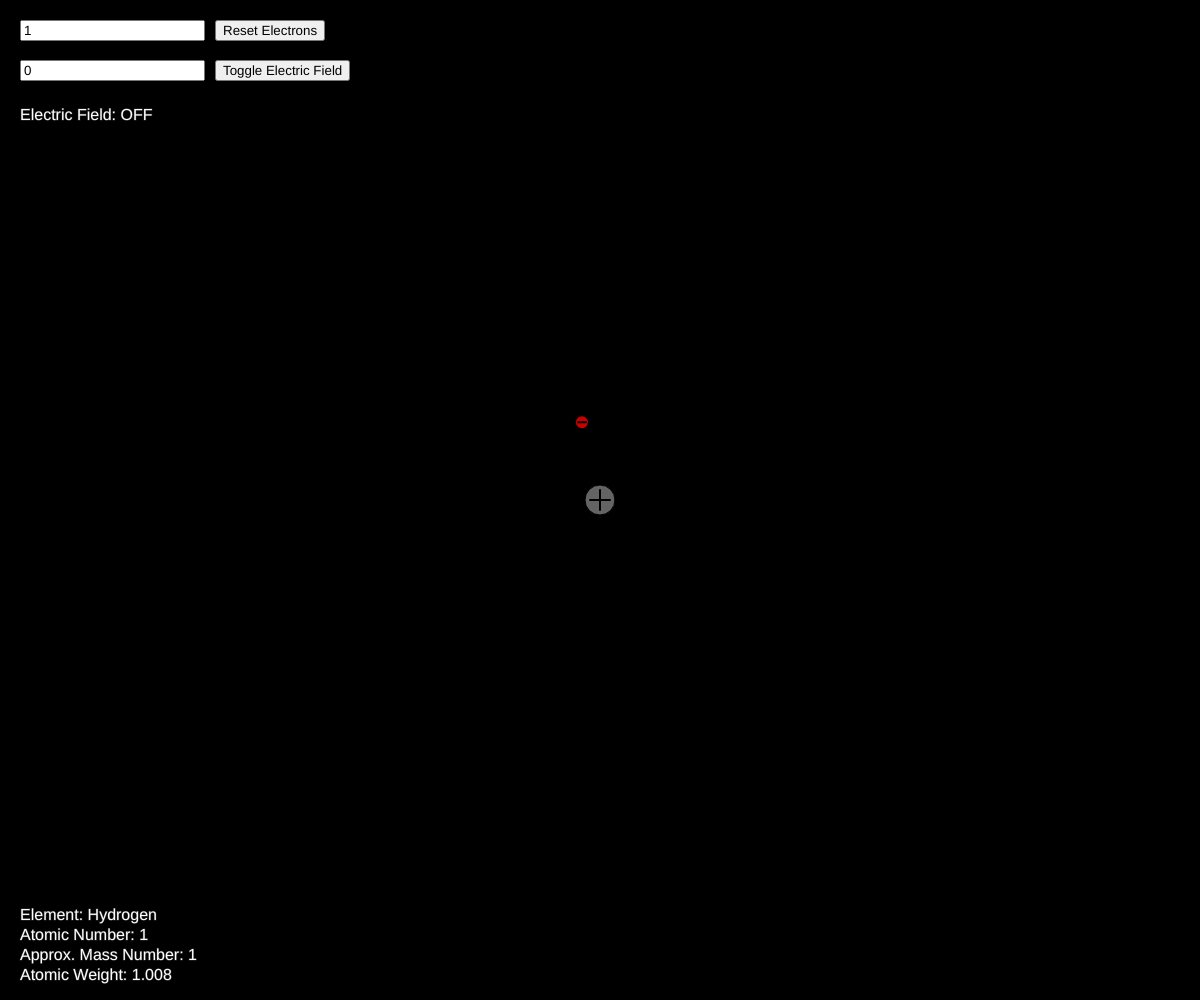
Frame 1 (no input)
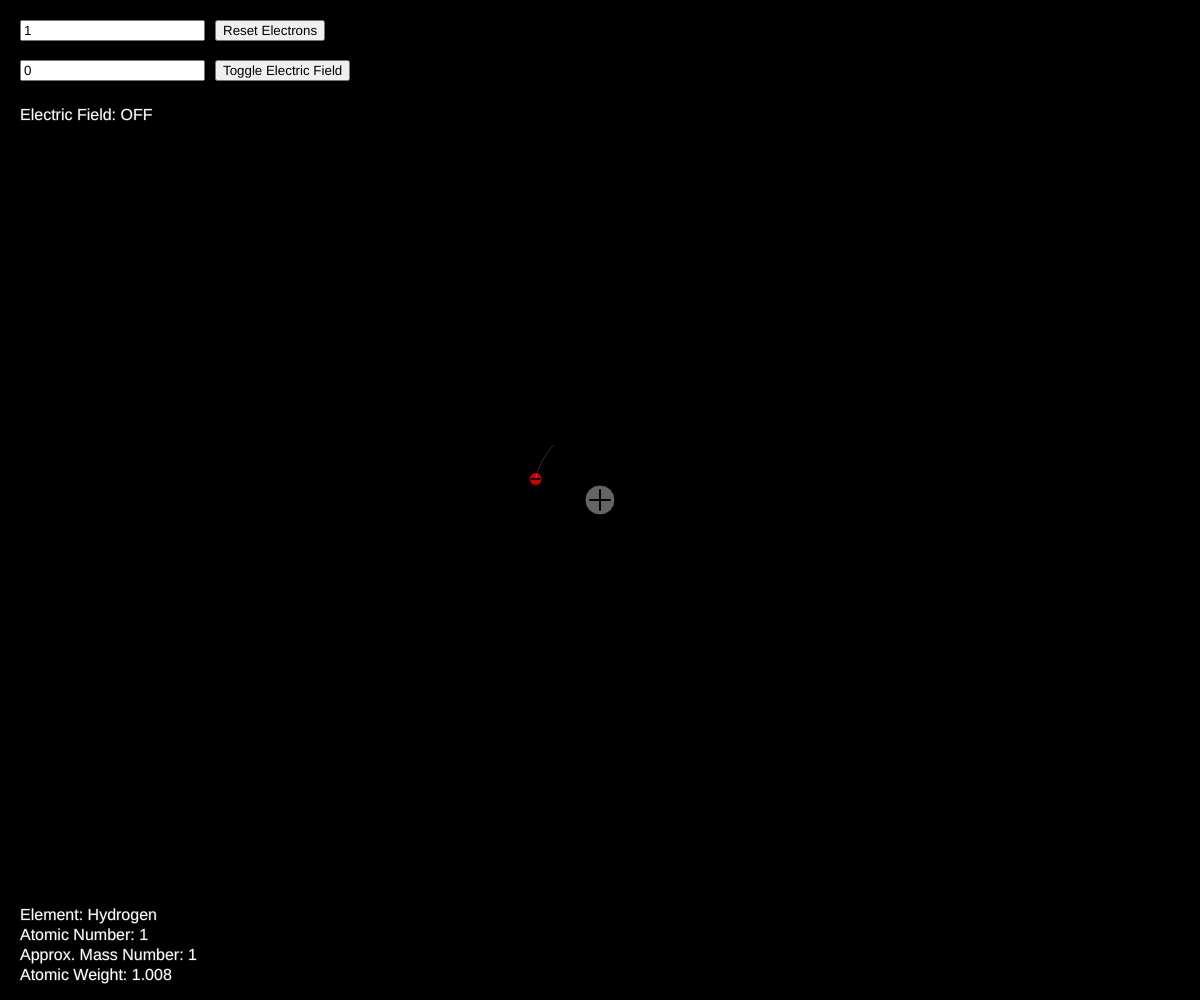
Frame 60 (no input)
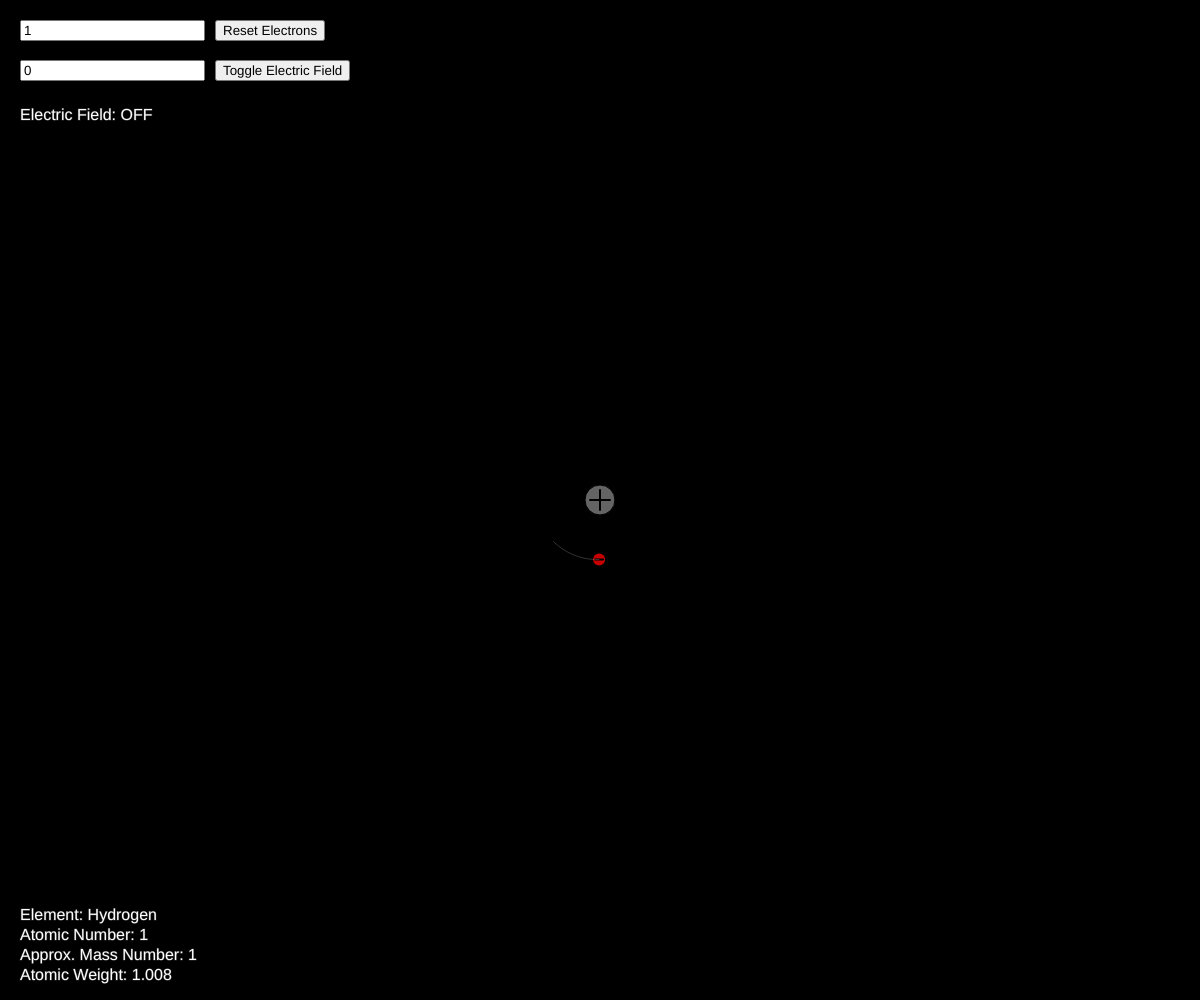
Frame 120 (the mouse pressed at the canvas centre since frame 60)

The p5.js sketch that drew these frames (run headless with seeded random() and noise() and a simulated clock; from frame 60 on, the mouse is pressed at the canvas centre):

// p5.js sketch
// ── sketch.js
let nucleus;
let initialOrbitRadii = [80, 180, 280, 380, 480]; // Radii for shells 1 to 5
let numElectrons = 1; // Initial value
let electrons = [];
let electronInput;
let resetButton;
const MAX_ELECTRONS = 118; // Define the maximum number of electrons
let elementData = []; // Array to store element information
let warningMessage = "";
const MIN_NUCLEUS_RADIUS = 30; // Minimum radius for the nucleus
const MAX_NUCLEUS_RADIUS = 60; // Maximum radius for the nucleus

// Global variables for Electric Field
let electricFieldStrength = 0; // 0 means no field, positive/negative for direction
let electricFieldInput;
let electricFieldToggle;
let fieldActive = false; // To toggle the field on/off
const MAX_EFFECTIVE_ELECTRIC_FIELD_STRENGTH = 1.0; // The maximum value the *effective* strength can be

function preload() {
    // Basic element data (you can expand this with more accurate mass numbers)
    elementData = [
        { name: "Hydrogen", symbol: "H", atomicNumber: 1, atomicWeight: 1.008, massNumber: 1 },
        { name: "Helium", symbol: "He", atomicNumber: 2, atomicWeight: 4.0026, massNumber: 4 },
        { name: "Lithium", symbol: "Li", atomicNumber: 3, atomicWeight: 6.94, massNumber: 7 },
        { name: "Beryllium", symbol: "Be", atomicNumber: 4, atomicWeight: 9.0122, massNumber: 9 },
        { name: "Boron", symbol: "B", atomicNumber: 5, atomicWeight: 10.81, massNumber: 11 },
        { name: "Carbon", symbol: "C", atomicNumber: 6, atomicWeight: 12.011, massNumber: 12 },
        { name: "Nitrogen", symbol: "N", atomicNumber: 7, atomicWeight: 14.007, massNumber: 14 },
        { name: "Oxygen", symbol: "O", atomicNumber: 8, atomicWeight: 15.999, massNumber: 16 },
        { name: "Fluorine", symbol: "F", atomicNumber: 9, atomicWeight: 18.998, massNumber: 19 },
        { name: "Neon", symbol: "Ne", atomicNumber: 10, atomicWeight: 20.180, massNumber: 20 },
        { name: "Sodium", symbol: "Na", atomicNumber: 11, atomicWeight: 22.990, massNumber: 23 },
        { name: "Magnesium", symbol: "Mg", atomicNumber: 12, atomicWeight: 24.305, massNumber: 24 },
        { name: "Aluminum", symbol: "Al", atomicNumber: 13, atomicWeight: 26.982, massNumber: 27 },
        { name: "Silicon", symbol: "Si", atomicNumber: 14, atomicWeight: 28.085, massNumber: 28 },
        { name: "Phosphorus", symbol: "P", atomicNumber: 15, atomicWeight: 30.974, massNumber: 31 },
        { name: "Sulfur", symbol: "S", atomicNumber: 16, atomicWeight: 32.06, massNumber: 32 },
        { name: "Chlorine", symbol: "Cl", atomicNumber: 17, atomicWeight: 35.45, massNumber: 35 },
        { name: "Argon", symbol: "Ar", atomicNumber: 18, atomicWeight: 39.948, massNumber: 40 },
        { name: "Potassium", symbol: "K", atomicNumber: 19, atomicWeight: 39.098, massNumber: 39 },
        { name: "Calcium", symbol: "Ca", atomicNumber: 20, atomicWeight: 40.078, massNumber: 40 },
        { name: "Scandium", symbol: "Sc", atomicNumber: 21, atomicWeight: 44.956, massNumber: 45 },
        { name: "Titanium", symbol: "Ti", atomicNumber: 22, atomicWeight: 47.867, massNumber: 48 },
        { name: "Vanadium", symbol: "V", atomicNumber: 23, atomicWeight: 50.942, massNumber: 51 },
        { name: "Chromium", symbol: "Cr", atomicNumber: 24, atomicWeight: 51.996, massNumber: 52 },
        { name: "Manganese", symbol: "Mn", atomicNumber: 25, atomicWeight: 54.938, massNumber: 55 },
        { name: "Iron", symbol: "Fe", atomicNumber: 26, atomicWeight: 55.845, massNumber: 56 },
        { name: "Cobalt", symbol: "Co", atomicNumber: 27, atomicWeight: 58.933, massNumber: 59 },
        { name: "Nickel", symbol: "Ni", atomicNumber: 28, atomicWeight: 58.693, massNumber: 59 },
        { name: "Copper", symbol: "Cu", atomicNumber: 29, atomicWeight: 63.546, massNumber: 63 },
        { name: "Zinc", symbol: "Zn", atomicNumber: 30, atomicWeight: 65.38, massNumber: 64 },
        { name: "Gallium", symbol: "Ga", atomicNumber: 31, atomicWeight: 69.723, massNumber: 70 },
        { name: "Germanium", symbol: "Ge", atomicNumber: 32, atomicWeight: 72.63, massNumber: 73 },
        { name: "Arsenic", symbol: "As", atomicNumber: 33, atomicWeight: 74.922, massNumber: 75 },
        { name: "Selenium", symbol: "Se", atomicNumber: 34, atomicWeight: 78.971, massNumber: 80 },
        { name: "Bromine", symbol: "Br", atomicNumber: 35, atomicWeight: 79.904, massNumber: 79 },
        { name: "Krypton", symbol: "Kr", atomicNumber: 36, atomicWeight: 83.798, massNumber: 84 },
        { name: "Rubidium", symbol: "Rb", atomicNumber: 37, atomicWeight: 85.468, massNumber: 85 },
        { name: "Strontium", symbol: "Sr", atomicNumber: 38, atomicWeight: 87.62, massNumber: 88 },
        { name: "Yttrium", symbol: "Y", atomicNumber: 39, atomicWeight: 88.906, massNumber: 89 },
        { name: "Zirconium", symbol: "Zr", atomicNumber: 40, atomicWeight: 91.224, massNumber: 90 },
        { name: "Niobium", symbol: "Nb", atomicNumber: 41, atomicWeight: 92.906, massNumber: 93 },
        { name: "Molybdenum", symbol: "Mo", atomicNumber: 42, atomicWeight: 95.96, massNumber: 98 },
        { name: "Technetium", symbol: "Tc", atomicNumber: 43, atomicWeight: 98, massNumber: 98 },
        { name: "Ruthenium", symbol: "Ru", atomicNumber: 44, atomicWeight: 101.07, massNumber: 102 },
        { name: "Rhodium", symbol: "Rh", atomicNumber: 45, atomicWeight: 102.906, massNumber: 103 },
        { name: "Palladium", symbol: "Pd", atomicNumber: 46, atomicWeight: 106.42, massNumber: 106 },
        { name: "Silver", symbol: "Ag", atomicNumber: 47, atomicWeight: 107.868, massNumber: 107 },
        { name: "Cadmium", symbol: "Cd", atomicNumber: 48, atomicWeight: 112.414, massNumber: 112 },
        { name: "Indium", symbol: "In", atomicNumber: 49, atomicWeight: 114.818, massNumber: 115 },
        { name: "Tin", symbol: "Sn", atomicNumber: 50, atomicWeight: 118.710, massNumber: 120 },
        { name: "Antimony", symbol: "Sb", atomicNumber: 51, atomicWeight: 121.760, massNumber: 121 },
        { name: "Tellurium", symbol: "Te", atomicNumber: 52, atomicWeight: 127.60, massNumber: 130 },
        { name: "Iodine", symbol: "I", atomicNumber: 53, atomicWeight: 126.904, massNumber: 127 },
        { name: "Xenon", symbol: "Xe", atomicNumber: 54, atomicWeight: 131.293, massNumber: 132 },
        { name: "Cesium", symbol: "Cs", atomicNumber: 55, atomicWeight: 132.905, massNumber: 133 },
        { name: "Barium", symbol: "Ba", atomicNumber: 56, atomicWeight: 137.327, massNumber: 138 },
        { name: "Lanthanum", symbol: "La", atomicNumber: 57, atomicWeight: 138.906, massNumber: 139 },
        { name: "Cerium", symbol: "Ce", atomicNumber: 58, atomicWeight: 140.116, massNumber: 140 },
        { name: "Praseodymium", symbol: "Pr", atomicNumber: 59, atomicWeight: 140.908, massNumber: 141 },
        { name: "Neodymium", symbol: "Nd", atomicNumber: 60, atomicWeight: 144.242, massNumber: 142 },
        { name: "Promethium", symbol: "Pm", atomicNumber: 61, atomicWeight: 145, massNumber: 145 },
        { name: "Samarium", symbol: "Sm", atomicNumber: 62, atomicWeight: 150.36, massNumber: 152 },
        { name: "Europium", symbol: "Eu", atomicNumber: 63, atomicWeight: 151.964, massNumber: 153 },
        { name: "Gadolinium", symbol: "Gd", atomicNumber: 64, atomicWeight: 157.25, massNumber: 158 },
        { name: "Terbium", symbol: "Tb", atomicNumber: 65, atomicWeight: 158.925, massNumber: 159 },
        { name: "Dysprosium", symbol: "Dy", atomicNumber: 66, atomicWeight: 162.500, massNumber: 164 },
        { name: "Holmium", symbol: "Ho", atomicNumber: 67, atomicWeight: 164.930, massNumber: 165 },
        { name: "Erbium", symbol: "Er", atomicNumber: 68, atomicWeight: 167.259, massNumber: 166 },
        { name: "Thulium", symbol: "Tm", atomicNumber: 69, atomicWeight: 168.934, massNumber: 169 },
        { name: "Ytterbium", symbol: "Yb", atomicNumber: 70, atomicWeight: 173.045, massNumber: 174 },
        { name: "Lutetium", symbol: "Lu", atomicNumber: 71, atomicWeight: 174.967, massNumber: 175 },
        { name: "Hafnium", symbol: "Hf", atomicNumber: 72, atomicWeight: 178.49, massNumber: 180 },
        { name: "Tantalum", symbol: "Ta", atomicNumber: 73, atomicWeight: 180.948, massNumber: 181 },
        { name: "Tungsten", symbol: "W", atomicNumber: 74, atomicWeight: 183.84, massNumber: 184 },
        { name: "Rhenium", symbol: "Re", atomicNumber: 75, atomicWeight: 186.207, massNumber: 187 },
        { name: "Osmium", symbol: "Os", atomicNumber: 76, atomicWeight: 190.23, massNumber: 192 },
        { name: "Iridium", symbol: "Ir", atomicNumber: 77, atomicWeight: 192.217, massNumber: 193 },
        { name: "Platinum", symbol: "Pt", atomicNumber: 78, atomicWeight: 195.084, massNumber: 195 },
        { name: "Gold", symbol: "Au", atomicNumber: 79, atomicWeight: 196.967, massNumber: 197 },
        { name: "Mercury", symbol: "Hg", atomicNumber: 80, atomicWeight: 200.592, massNumber: 202 },
        { name: "Thallium", symbol: "Tl", atomicNumber: 81, atomicWeight: 204.383, massNumber: 205 },
        { name: "Lead", symbol: "Pb", atomicNumber: 82, atomicWeight: 207.2, massNumber: 208 },
        { name: "Bismuth", symbol: "Bi", atomicNumber: 83, atomicWeight: 208.980, massNumber: 209 },
        { name: "Polonium", symbol: "Po", atomicNumber: 84, atomicWeight: 209, massNumber: 209 },
        { name: "Astatine", symbol: "At", atomicNumber: 85, atomicWeight: 210, massNumber: 210 },
        { name: "Radon", symbol: "Rn", atomicNumber: 86, atomicWeight: 222, massNumber: 222 },
        { name: "Francium", symbol: "Fr", atomicNumber: 87, atomicWeight: 223, massNumber: 223 },
        { name: "Radium", symbol: "Ra", atomicNumber: 88, atomicWeight: 226, massNumber: 226 },
        { name: "Actinium", symbol: "Ac", atomicNumber: 89, atomicWeight: 227, massNumber: 227 },
        { name: "Thorium", symbol: "Th", atomicNumber: 90, atomicWeight: 232.038, massNumber: 232 },
        { name: "Protactinium", symbol: "Pa", atomicNumber: 91, atomicWeight: 231.036, massNumber: 231 },
        { name: "Uranium", symbol: "U", atomicNumber: 92, atomicWeight: 238.029, massNumber: 238 },
        { name: "Neptunium", symbol: "Np", atomicNumber: 93, atomicWeight: 237, massNumber: 237 },
        { name: "Plutonium", symbol: "Pu", atomicNumber: 94, atomicWeight: 244, massNumber: 244 },
        { name: "Americium", symbol: "Am", atomicNumber: 95, atomicWeight: 243, massNumber: 243 },
        { name: "Curium", symbol: "Cm", atomicNumber: 96, atomicWeight: 247, massNumber: 247 },
        { name: "Berkelium", symbol: "Bk", atomicNumber: 97, atomicWeight: 247, massNumber: 247 },
        { name: "Californium", symbol: "Cf", atomicNumber: 98, atomicWeight: 251, massNumber: 251 },
        { name: "Einsteinium", symbol: "Es", atomicNumber: 99, atomicWeight: 252, massNumber: 252 },
        { name: "Fermium", symbol: "Fm", atomicNumber: 100, atomicWeight: 257, massNumber: 257 },
        { name: "Mendelevium", symbol: "Md", atomicNumber: 101, atomicWeight: 258, massNumber: 258 },
        { name: "Nobelium", symbol: "No", atomicNumber: 102, atomicWeight: 259, massNumber: 259 },
        { name: "Lawrencium", symbol: "Lr", atomicNumber: 103, atomicWeight: 262, massNumber: 262 },
        { name: "Rutherfordium", symbol: "Rf", atomicNumber: 104, atomicWeight: 267, massNumber: 267 },
        { name: "Dubnium", symbol: "Db", atomicNumber: 105, atomicWeight: 268, massNumber: 268 },
        { name: "Seaborgium", symbol: "Sg", atomicNumber: 106, atomicWeight: 271, massNumber: 271 },
        { name: "Bohrium", symbol: "Bh", atomicNumber: 107, atomicWeight: 272, massNumber: 272 },
        { name: "Hassium", symbol: "Hs", atomicNumber: 108, atomicWeight: 277, massNumber: 277 },
        { name: "Meitnerium", symbol: "Mt", atomicNumber: 109, atomicWeight: 278, massNumber: 278 },
        { name: "Darmstadtium", symbol: "Ds", atomicNumber: 110, atomicWeight: 281, massNumber: 281 },
        { name: "Roentgenium", symbol: "Rg", atomicNumber: 111, atomicWeight: 282, massNumber: 282 },
        { name: "Copernicium", symbol: "Cn", atomicNumber: 112, atomicWeight: 285, massNumber: 285 },
        { name: "Nihonium", symbol: "Nh", atomicNumber: 113, atomicWeight: 286, massNumber: 286 },
        { name: "Flerovium", symbol: "Fl", atomicNumber: 114, atomicWeight: 289, massNumber: 289 },
        { name: "Moscovium", symbol: "Mc", atomicNumber: 115, atomicWeight: 290, massNumber: 290 },
        { name: "Livermorium", symbol: "Lv", atomicNumber: 116, atomicWeight: 293, massNumber: 293 },
        { name: "Tennessine", symbol: "Ts", atomicNumber: 117, atomicWeight: 294, massNumber: 294 },
        { name: "Oganesson", symbol: "Og", atomicNumber: 118, atomicWeight: 294, massNumber: 294 }
    ];
}

function setup() {
    createCanvas(windowWidth, windowHeight);
    background(0);
    nucleus = new Nucleus(numElectrons, MIN_NUCLEUS_RADIUS, MAX_NUCLEUS_RADIUS);

    // Create the input field for electrons
    electronInput = createInput(str(numElectrons));
    electronInput.position(20, 20);

    // Create the button for resetting electrons
    resetButton = createButton('Reset Electrons');
    resetButton.position(electronInput.x + electronInput.width + 10, 20);
    resetButton.mousePressed(resetElectrons);

    // Electric Field UI
    let uiY = 60; // Position below electron controls
    electricFieldInput = createInput(str(electricFieldStrength));
    electricFieldInput.position(20, uiY);

    electricFieldToggle = createButton('Toggle Electric Field');
    electricFieldToggle.position(electricFieldInput.x + electricFieldInput.width + 10, uiY);
    electricFieldToggle.mousePressed(toggleElectricField);

    resetElectrons();
}

// Toggle Electric Field Function
function toggleElectricField() {
  let rawInputStrength = parseFloat(electricFieldInput.value());
    fieldActive = !fieldActive;
    if (fieldActive) {
        if (!isNaN(rawInputStrength)) {
            let scaledStrength = rawInputStrength / 1000;     
            electricFieldStrength = constrain(scaledStrength, -MAX_EFFECTIVE_ELECTRIC_FIELD_STRENGTH, MAX_EFFECTIVE_ELECTRIC_FIELD_STRENGTH);
        } else {
            electricFieldStrength = 0; // Default to 0 if invalid input
        }
        electricFieldToggle.html('Electric Field ON');
    } else {
        electricFieldStrength = 0; // Turn off the effect by setting strength to 0
        electricFieldToggle.html('Electric Field OFF');
    }
}


function draw() {
    background(0);
    nucleus.position.set(width / 2, height / 2);
    nucleus.show();

    // Apply attraction force to each electron
    for (let electron of electrons) {
        let attractionForce = nucleus.attract(electron);
        electron.applyForce(attractionForce);
    }

    // Apply repulsion force between each pair of electrons
    for (let i = 0; i < electrons.length; i++) {
        for (let j = i + 1; j < electrons.length; j++) {
            let repulsionForce = electrons[i].repel(electrons[j]);
            electrons[i].applyForce(repulsionForce);
            // Apply the opposite force to the other electron (Newton's third law)
            repulsionForce.mult(-1);
            electrons[j].applyForce(repulsionForce);
        }
    }

    // Directly adjust electron speed based on electric field strength
    if (fieldActive && electricFieldStrength !== 0) {
        for (let electron of electrons) {
            let currentSpeed = electron.velocity.mag();
            // The electricFieldStrength is already scaled (input/1000) and constrained (-1 to 1)
            // The 0.005 multiplier determines how much effect *this scaled* strength has
            let speedChange = electricFieldStrength * 0.005;
            let newSpeed = currentSpeed + speedChange;

            // Constrain speed to prevent it from going too low or too high
            newSpeed = constrain(newSpeed, 0.1, 8); 

            // Set the new magnitude while preserving the current direction
            electron.velocity.setMag(newSpeed);
        }
    }

    // Update and show electrons
    for (let electron of electrons) {
        electron.update();
        electron.show();
        electron.showTrail(); // Draw the trail
    }

    // Display element information
    fill(255);
    textSize(16);
    textAlign(LEFT);
    let elementIndex = numElectrons - 1;
    if (elementIndex >= 0 && elementIndex < elementData.length) {
        text("Element: " + elementData[elementIndex].name, 20, height - 80);
        text("Atomic Number: " + elementData[elementIndex].atomicNumber, 20, height - 60);
        text("Approx. Mass Number: " + elementData[elementIndex].massNumber, 20, height - 40);
        text("Atomic Weight: " + elementData[elementIndex].atomicWeight.toFixed(3), 20, height - 20);
    } else if (numElectrons > 0) {
        text("Element information not available for this number of electrons.", 20, height - 80);
    }

    // Display warning message
    fill(255, 0, 0);
    textSize(18);
    text(warningMessage, 20, 140);

    // Display Electric Field status
    fill(255);
    textSize(16);
    text("Electric Field: " + (fieldActive ? "ON" : "OFF"), 20, 120);
    if (fieldActive) {
        // Display the actual effective strength
        text("Strength: " + electricFieldStrength + " (Field Strength is divided by 1000 to prevent electrons from going haywire)", 20, 180);
    }
}

function windowResized() {
    resizeCanvas(windowWidth, windowHeight);
}

function resetElectrons() {
    electrons = [];
    let desiredElectrons = parseInt(electronInput.value());
    warningMessage = ""; // Clear any previous warning

    if (isNaN(desiredElectrons) || desiredElectrons < 1) {
        numElectrons = 1; // Ensure at least one electron
        electronInput.value(1); // Update the input field
    } else if (desiredElectrons > MAX_ELECTRONS) {
        numElectrons = MAX_ELECTRONS; // Limit to the maximum
        electronInput.value(MAX_ELECTRONS); // Update the input field
        warningMessage = "Warning: Maximum number of electrons is 118.";
    } else {
        numElectrons = desiredElectrons;
    }

    nucleus.setAtomicNumber(numElectrons);

    for (let i = 0; i < numElectrons; i++) {
        let radiusIndex;
        let shellNumber;

        if (i < 2) {
            radiusIndex = 0; // First shell (n=1) - up to 2 electrons
            shellNumber = 1;
        } else if (i < 10) {
            radiusIndex = 1; // Second shell (n=2) - up to 8 electrons (2 + 6)
            shellNumber = 2;
        } else if (i < 28) {
            radiusIndex = 2; // Third shell (n=3) - up to 18 electrons (2 + 6 + 10)
            shellNumber = 3;
        } else if (i < 60) {
            radiusIndex = 3; // Fourth shell (n=4) - up to 32 electrons (2 + 6 + 10 + 14)
            shellNumber = 4;
        } else {
            radiusIndex = 4; // Fifth shell (n=5)
            shellNumber = 5;
        }

  
        radiusIndex = min(radiusIndex, initialOrbitRadii.length - 1);
        let radius = initialOrbitRadii[radiusIndex];
        let angle = random(TWO_PI);
        let initialX = nucleus.position.x + radius * cos(angle);
        let initialY = nucleus.position.y + radius * sin(angle);
        let initialPosition = createVector(initialX, initialY);
        electrons.push(new Electron(initialPosition, shellNumber));
    }
}
// ── Attractor.js
class Nucleus {
    constructor(atomicNumber, minRadius = 10, maxRadius = 60, minAttractionBase = 0.05) {
        this.atomicNumber = atomicNumber;
        this.position = createVector(width / 2, height / 2);
        this.chargeMultiplier = 2000;
        this.radiusMultiplier = 1;
        this.minRadius = minRadius;
        this.maxRadius = maxRadius;
        this.minAttractionBase = minAttractionBase;
        this.updateRadius();
        this.charge = 1 * this.chargeMultiplier;
        this.G = 0.005;

        this.nuclearRepulsionStrength = 1000;
        this.safeDistanceMultiplier = 1;
        this.safeDistance = this.radius * this.safeDistanceMultiplier;
    }

    updateRadius() {
        let calculatedRadius = this.atomicNumber * this.radiusMultiplier;
        this.radius = constrain(calculatedRadius, this.minRadius, this.maxRadius);
        this.safeDistance = this.radius * this.safeDistanceMultiplier;
    }

    show() {
        stroke(0);
        fill(100);
        circle(this.position.x, this.position.y, this.radius);
        stroke(0);
        strokeWeight(2);
        line(this.position.x - this.radius / 3, this.position.y, this.position.x + this.radius / 3, this.position.y);
        line(this.position.x, this.position.y - this.radius / 3, this.position.x, this.position.y + this.radius / 3);
        strokeWeight(1);
    }

    attract(electron) {
        let force = p5.Vector.sub(this.position, electron.position);
        let distance = force.mag();
        let distanceSq = constrain(distance * distance, 50, 20000);

        let calculatedStrength = (this.G * this.charge * electron.mass) / distanceSq;

        let minStrength = this.minAttractionBase * 5;
        let attractionStrength = max(calculatedStrength, minStrength);

        force.setMag(attractionStrength);

        if (distance < this.safeDistance) {
            let repulsionForce = p5.Vector.sub(electron.position, this.position);
            let repulsionStrength = this.nuclearRepulsionStrength / (distance * distance);
            repulsionForce.setMag(repulsionStrength);
            force.sub(repulsionForce);
        }
        return force;
    }

    setAtomicNumber(newAtomicNumber) {
        this.atomicNumber = newAtomicNumber;
        this.charge = this.atomicNumber * this.chargeMultiplier;
        this.updateRadius();
    }
}
// ── Mover.js
class Electron {
    constructor(initialPosition, shell) {
        this.mass = 1;
        this.position = initialPosition.copy();
        this.velocity = createVector(0, 0);
        this.acceleration = createVector(0, 0);
        this.damping = 1; // No damping for stable orbit
        this.orbitRadius = initialPosition.dist(nucleus.position); // Initial orbit radius
        
        // Calculate initial tangential velocity to start in a circular orbit
        // This is a basic calculation assuming only nuclear attraction for the initial state
        // Use nucleus.G and nucleus.charge for initial speed calculation
        let initialSpeed = sqrt(nucleus.G * nucleus.charge * this.mass / this.orbitRadius);
        let toNucleus = p5.Vector.sub(nucleus.position, this.position).normalize();
        let tangential = createVector(-toNucleus.y, toNucleus.x); // Perpendicular vector
        tangential.mult(initialSpeed);
        this.velocity.add(tangential);
        
        this.shell = shell;
        this.trail = [];
        this.trailLength = 25; // Adjusted trail length
        this.repulsionStrength = 0.1; // Adjust this value to control the strength of repulsion

        // New properties for radial restoring force
        this.springConstant = 0.005; // Slightly stronger spring
        this.minOrbitRadius = 20; // Prevents electrons from getting too close to nucleus
        this.maxOrbitRadius = 600; // Prevents electrons from flying too far (should be larger than max initialOrbitRadii)
    }

    applyForce(force) {
        let f = p5.Vector.div(force, this.mass);
        this.acceleration.add(f);
    }

    repel(other) {
        let force = p5.Vector.sub(this.position, other.position);
        let distanceSq = force.magSq();

        // Repulsion only kicks in when electrons are close
        if (distanceSq > 0 && distanceSq < 1500) { // Adjusted: Smaller interaction range
            let strength = this.repulsionStrength / distanceSq * 2; // Adjusted: Stronger repulsion
            force.normalize();
            force.mult(strength);
            return force;
        } else {
            return createVector(0, 0); // No repulsion if too far
        }
    }

    update() {
        // 1. Apply calculated forces and update position
        this.velocity.add(this.acceleration);
        this.velocity.mult(this.damping);
        this.position.add(this.velocity);
        this.acceleration.mult(0);

        // 2. Apply Radial Restoring Force (Spring Model)
        // This pulls the electron back towards its intended shell radius
        let targetRadius = initialOrbitRadii[this.shell - 1]; // Get target radius for its shell
        let currentDistance = this.position.dist(nucleus.position);
        let deviation = currentDistance - targetRadius;

        // Force direction: towards nucleus if too far, away from nucleus if too close
        let restoringForceDirection = p5.Vector.sub(nucleus.position, this.position).normalize();
        let restoringForceMagnitude = deviation * this.springConstant;
        this.applyForce(restoringForceDirection.mult(restoringForceMagnitude));

        // Optional: Hard clamp to prevent extreme distances (can be jarring)
        let vectorFromNucleus = p5.Vector.sub(this.position, nucleus.position);
        if (vectorFromNucleus.mag() < this.minOrbitRadius) {
            vectorFromNucleus.setMag(this.minOrbitRadius);
            this.position = p5.Vector.add(nucleus.position, vectorFromNucleus);
            this.velocity.mult(-0.2); // Bounce off with some energy loss
        } else if (vectorFromNucleus.mag() > this.maxOrbitRadius) {
            vectorFromNucleus.setMag(this.maxOrbitRadius);
            this.position = p5.Vector.add(nucleus.position, vectorFromNucleus);
            this.velocity.mult(-0.2); // Bounce off with some energy loss
        }

        // 3. Adjust Velocity to be Tangential (Perpendicularity Enforcement)
        // This ensures the velocity vector remains perpendicular to the radius vector
        let currentSpeed = this.velocity.mag();

        if (currentSpeed > 0.001) { // Only adjust if there's significant movement
            let toElectron = p5.Vector.sub(this.position, nucleus.position);
            // Get a vector perpendicular to 'toElectron' (tangential direction)
            let tangentialDirection = createVector(-toElectron.y, toElectron.x).normalize();

            // Ensure tangentialDirection matches current orbit direction
            if (this.velocity.dot(tangentialDirection) < 0) {
                 tangentialDirection.mult(-1);
            }

            // Re-align the velocity to this tangential direction, maintaining current speed
            this.velocity = tangentialDirection.mult(currentSpeed);
        } else {
            // If electron somehow stopped, give it a small nudge to restart orbital motion
            let toElectron = p5.Vector.sub(this.position, nucleus.position);
            let tangentialDirection = createVector(-toElectron.y, toElectron.x).normalize();
            this.velocity = tangentialDirection.mult(0.5); // A small initial speed
        }

        // 4. Update Trail
        this.trail.push(this.position.copy()); // Add current position to trail
        if (this.trail.length > this.trailLength) {
            this.trail.splice(0, 1); // Remove the oldest position
        }
    }

    show() {
        noStroke();
        let shellColor;
        if (this.shell === 1) {
            shellColor = color(255, 0, 0, 200);      // Red for shell 1
        } else if (this.shell === 2) {
            shellColor = color(0, 255, 0, 200);      // Green for shell 2
        } else if (this.shell === 3) {
            shellColor = color(0, 0, 255, 200);      // Blue for shell 3
        } else if (this.shell === 4) {
            shellColor = color(255, 165, 0, 200);    // Orange for shell 4
        } else if (this.shell === 5) {
            shellColor = color(128, 0, 128, 200);    // Purple for shell 5
        } else {
            shellColor = color(255, 255, 255, 200); // White for other shells (if any)
        }
        fill(shellColor);
        circle(this.position.x, this.position.y, 12);
        stroke(0);
        strokeWeight(2);
        line(this.position.x - 4, this.position.y, this.position.x + 4, this.position.y);
        strokeWeight(1);
    }

    showTrail() {
        stroke(255, 255, 255, 50); // Color of the trail
        strokeWeight(1);
        noFill();
        beginShape();
        for (let v of this.trail) {
            vertex(v.x, v.y);
        }
        endShape();
    }
}
